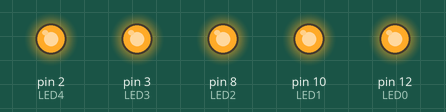
The sketch below on a simulated Arduino Uno, built with avr-gcc and run on an emulated ATmega328P. Parts: output pins drawn as LEDs (lit = HIGH).

Above: at 0.1 s.
At 3.6 s:
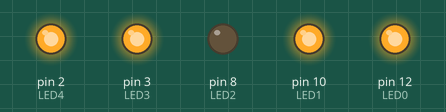
At 7.6 s:
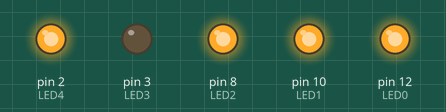
At 15.6 s:
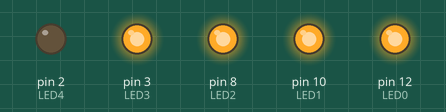
At 22.6 s:
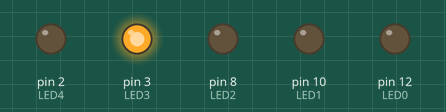
At 30.6 s:
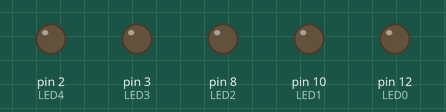
Timing chart, 0 to 40.0 s (numbered marks = the images above):
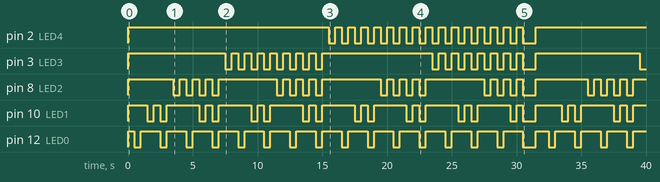

Measured:
- by itself, pin 2 (LED4): goes HIGH 15.5 s, 15 × (LOW 0.50 s, HIGH 0.50 s), LOW 1.0 s, then HIGH
- by itself, pin 3 (LED3), pin 8 (LED2), pin 10 (LED1): moves between LOW and HIGH, repeating every 16.0 s
- by itself, pin 12 (LED0): goes HIGH 0.50 s, 15 × (LOW 0.50 s, HIGH 1.5 s), LOW 1.0 s, HIGH 1.0 s, 3 × (LOW 0.50 s, HIGH 1.5 s), LOW 0.50 s, then HIGH

The sketch:

counting_Binary.ino
```cpp
const int LED0 = 12;
const int LED1 = 10;
const int LED2 = 8;
const int LED3 = 3;
const int LED4 = 2;
const int LEDT = 13;

void setup() {
  pinMode(LED0, OUTPUT);
  pinMode(LED1, OUTPUT);
  pinMode(LED2, OUTPUT);
  pinMode(LED3, OUTPUT);
  pinMode(LED4, OUTPUT);


}

void loop() {
  reset();
  digitalWrite(LED0,LOW);
  delay(500);
  reset();


  digitalWrite(LED1,LOW);
  delay(500);
  reset();


  digitalWrite(LED0,LOW);
  digitalWrite(LED1,LOW);
  delay(500);
  reset();

  digitalWrite(LED2,LOW);
  delay(500);
  reset();

  digitalWrite(LED2,LOW);
  digitalWrite(LED0,LOW);
  delay(500);
  reset();

  digitalWrite(LED2,LOW);
  digitalWrite(LED1,LOW);
  delay(500);
  reset();

  digitalWrite(LED2,LOW);
  digitalWrite(LED1,LOW);
  digitalWrite(LED0, LOW);
  delay(500);
  reset();

  digitalWrite(LED3,LOW);
  delay(500);
  reset();

  digitalWrite(LED3, LOW);
  digitalWrite(LED0,LOW);
  delay(500);
  reset();

  digitalWrite(LED3,LOW);
  digitalWrite(LED1,LOW);
  delay(500);
  reset();

  digitalWrite(LED3,LOW);
  digitalWrite(LED1,LOW);
  digitalWrite(LED0,LOW);
  delay(500);
  reset();

  digitalWrite(LED3,LOW);
  digitalWrite(LED2,LOW);
  delay(500);
  reset();

  digitalWrite(LED3,LOW);
  digitalWrite(LED2,LOW);
  digitalWrite(LED0,LOW);
  delay(500);
  reset();

  digitalWrite(LED3,LOW);
  digitalWrite(LED2,LOW);
  digitalWrite(LED1,LOW);
  delay(500);
  reset();

  digitalWrite(LED3,LOW);
  digitalWrite(LED2,LOW);
  digitalWrite(LED1,LOW);
  digitalWrite(LED0,LOW);
  delay(500);
  reset();

  digitalWrite(LED4,LOW);
  delay(500);
  reset();

  digitalWrite(LED4,LOW);
  digitalWrite(LED0,LOW);
  delay(500);
  reset();

  digitalWrite(LED4,LOW);
  digitalWrite(LED1,LOW);
  delay(500);
  reset();

  digitalWrite(LED4,LOW);
  digitalWrite(LED0,LOW);
  digitalWrite(LED1,LOW);
  delay(500);
  reset();

  digitalWrite(LED4,LOW);
  digitalWrite(LED2,LOW);
  delay(500);
  reset();

  digitalWrite(LED4,LOW);
  digitalWrite(LED2,LOW);
  digitalWrite(LED0,LOW);
  delay(500);
  reset();

  digitalWrite(LED4,LOW);
  digitalWrite(LED2,LOW);
  digitalWrite(LED1,LOW);
  delay(500);
  reset();

  digitalWrite(LED4,LOW);
  digitalWrite(LED2,LOW);
  digitalWrite(LED1,LOW);
  digitalWrite(LED0, LOW);
  delay(500);
  reset();

  digitalWrite(LED4,LOW);
  digitalWrite(LED3,LOW);
  delay(500);
  reset();

  digitalWrite(LED4,LOW);
  digitalWrite(LED3, LOW);
  digitalWrite(LED0,LOW);
  delay(500);
  reset();

  digitalWrite(LED4,LOW);
  digitalWrite(LED3,LOW);
  digitalWrite(LED1,LOW);
  delay(500);
  reset();

  digitalWrite(LED4,LOW);
  digitalWrite(LED3,LOW);
  digitalWrite(LED1,LOW);
  digitalWrite(LED0,LOW);
  delay(500);
  reset();

  digitalWrite(LED4,LOW);
  digitalWrite(LED3,LOW);
  digitalWrite(LED2,LOW);
  delay(500);
  reset();

  digitalWrite(LED4,LOW);
  digitalWrite(LED3,LOW);
  digitalWrite(LED2,LOW);
  digitalWrite(LED0,LOW);
  delay(500);
  reset();

  digitalWrite(LED4,LOW);
  digitalWrite(LED3,LOW);
  digitalWrite(LED2,LOW);
  digitalWrite(LED1,LOW);
  delay(500);
  reset();

  digitalWrite(LED4,LOW);
  digitalWrite(LED3,LOW);
  digitalWrite(LED2,LOW);
  digitalWrite(LED1,LOW);
  digitalWrite(LED0,LOW);
  delay(1000);
  reset();


  }

void reset(){
    digitalWrite(LED0, HIGH);
    digitalWrite(LED1, HIGH);
    digitalWrite(LED2, HIGH);
    digitalWrite(LED3, HIGH);
    digitalWrite(LED4, HIGH);
    delay(500);
}
```
